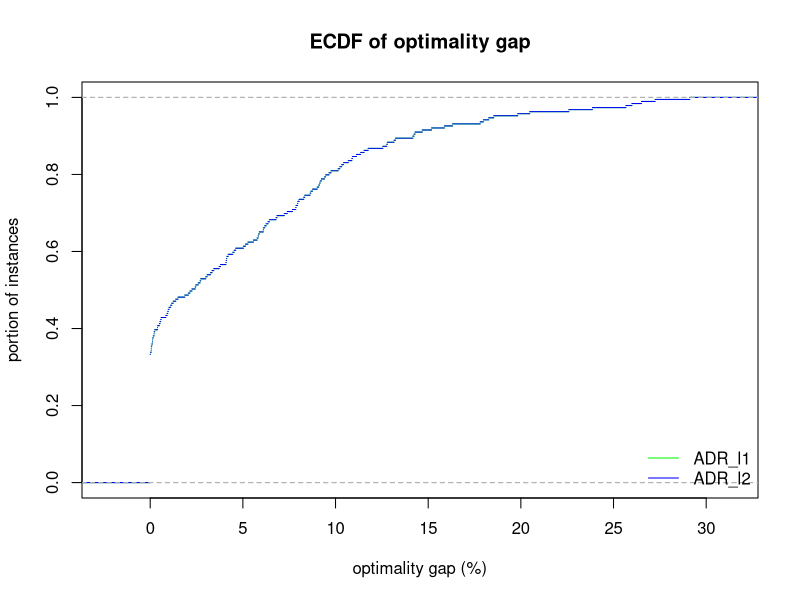
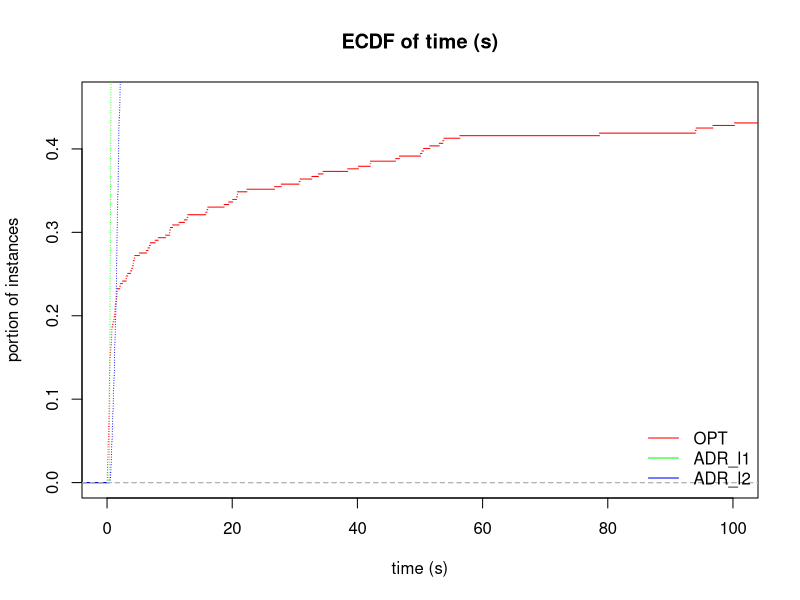
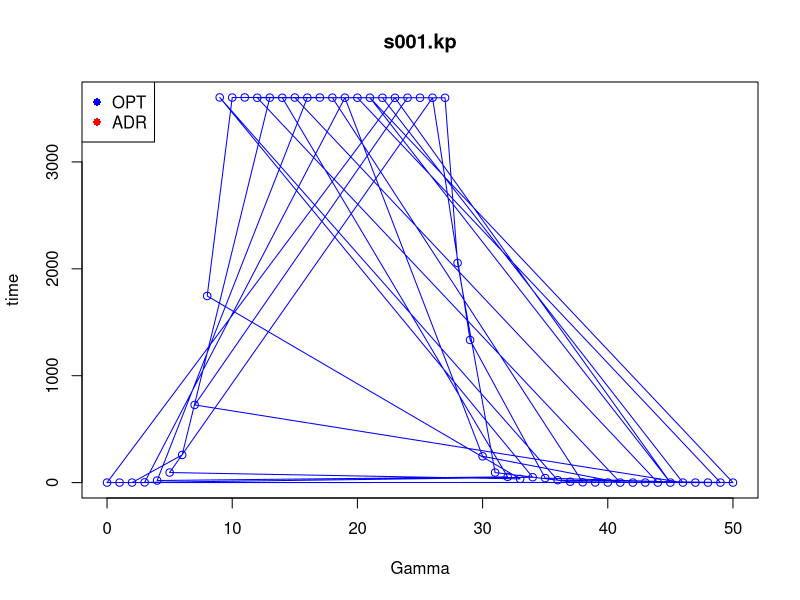
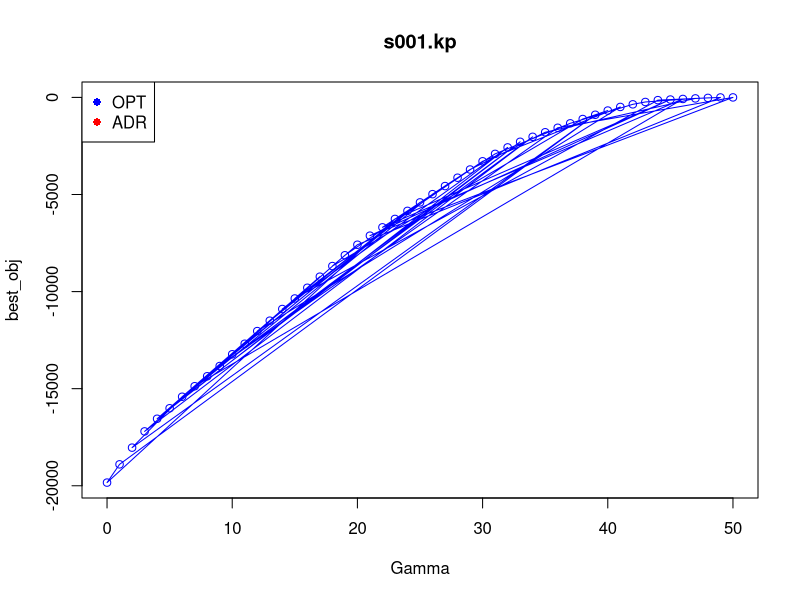
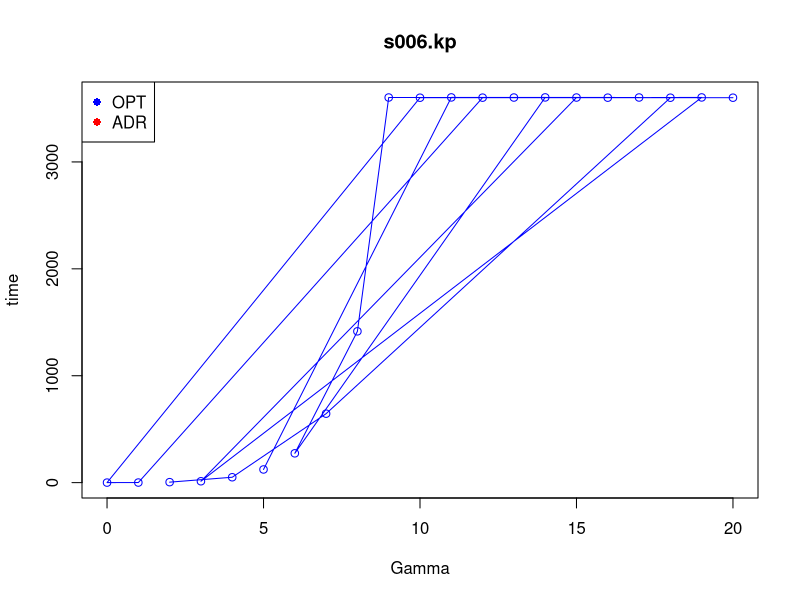
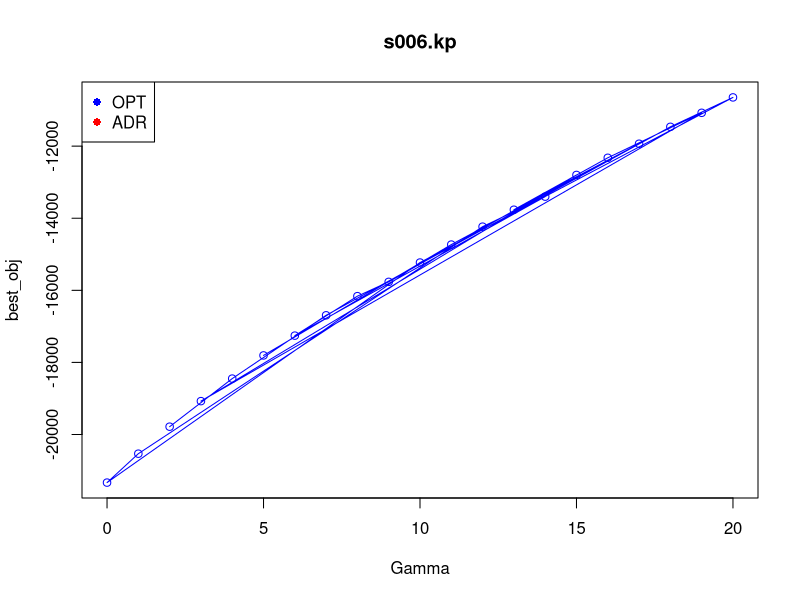
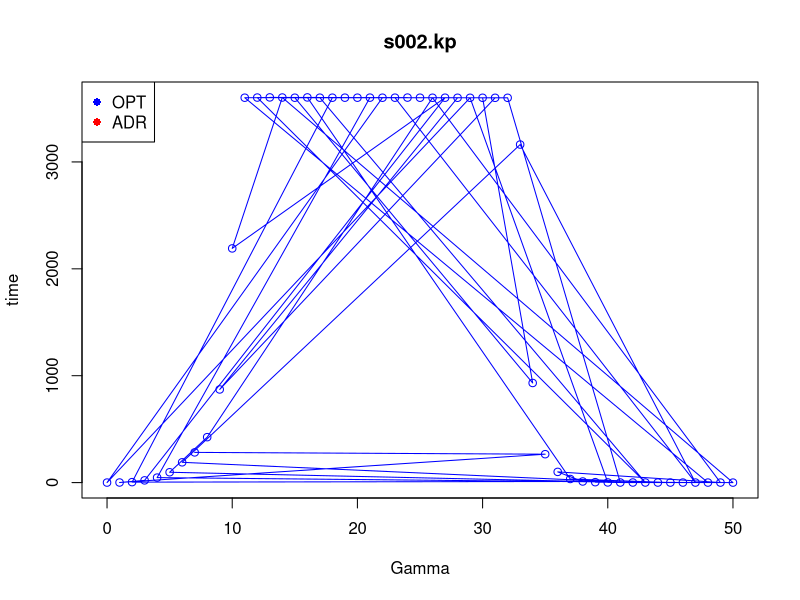
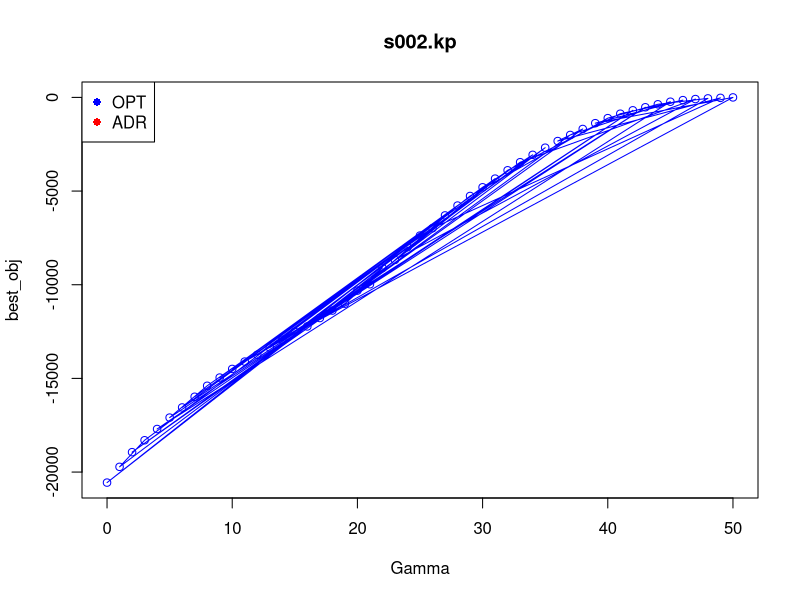

The R source for these figures, in order:
## ---- chunk 1
library(rmarkdown)
library(rmarkdown)
library(kableExtra)
library(tidyr)
## ---- chunk 2
results = read.csv("results.csv", header = FALSE)
colnames(results) = c("method", "Gamma", "best_obj", "status", "reason", "time", "instance")
## ---- chunk 3
methods = unique(results$method)
colors = rainbow(length(methods))
colors = as.data.frame(cbind(methods, colors))
## ---- chunk 4
paged_table(results)
## ---- chunk 5
gap = function(lb, ub) {
  return ( abs(lb - ub) / (1e-10 + abs(ub))  )
}

make_gap_table = function(dataset) {
  
    result = spread(dataset[,c("instance", "method", "Gamma", "best_obj")], key = method, value = best_obj);
    
    methods = unique(dataset$method)
    
    for (method in methods) {
      result[paste0("gap_OPT_",method)] = gap(result$OPT, result[,method]) * 100
    }
    
    return (result)
}

Table = make_gap_table(results)

paged_table(Table)
## ---- chunk 6
#knitr::kable(
#    Table,
#    digits = c(0, 0, matrix(2, nrow = ncol(Table) - 2))
#  ) %>%
#    kable_classic()
## ---- chunk 7
plot_gap = function(dataset, main = NULL, xlab = NULL, ylab = NULL) {
  
  methods = unique(dataset$method)
  methods = methods[methods != "OPT"]
  
  Table = make_gap_table(dataset)
  
  used_colors = NULL
  
  index = 0
  for (method in methods) {
    
    plot_function = if (index == 0 ) plot else lines
    
    current_color = colors[colors$methods == method ,"colors"]
    
    data = Table[,paste0("gap_OPT_",method)]
    
    plot_function(ecdf(data), col = current_color, lty = "solid", cex = 0, main = "", xlab = "", ylab = "", ylim = c(0, 1))
    
    used_colors = rbind(used_colors, current_color)
    
    index = index + 1
  }
  
  title(main = main,
      xlab = xlab,
      ylab = ylab)
  
  legend(
    "bottomright",
    legend = methods,
    lty = "solid",
    col = used_colors,
    bty = "n"
  )
  
}

plot_gap(results[results$time < 3600,], main = "ECDF of optimality gap", xlab = "optimality gap (%)", ylab = "portion of instances")
## ---- chunk 8
plot_times = function(dataset, main = NULL, xlab = NULL, ylab = NULL) {
  
    result = spread(dataset[,c("instance", "method", "Gamma", "time")], key = method, value = time);   
    
    methods = unique(dataset$method)
    
    used_colors = NULL
    
    index = 0
    for (method in methods) {
      
      plot_function = if (index == 0 ) plot else lines
      
      current_color = colors[colors$methods == method ,"colors"]
      
      plot_function(ecdf(result[,method]), col = current_color, lty = "solid", cex = 0, main = "", xlab = "", ylab = "", xlim = c(0, 100))
      
      used_colors = rbind(used_colors, current_color)
      
      index = index + 1
    }
    
    title(main = main,
        xlab = xlab,
        ylab = ylab)
    
    legend(
      "bottomright",
      legend = methods,
      lty = "solid",
      col = used_colors,
      bty = "n"
    )
    
}

plot_times(results, main = "ECDF of time (s)", xlab = "time (s)", ylab = "portion of instances")

## ---- chunk 9

plot_instance = function(instance, field) {
  
  dataset = results[results$instance == instance,]
  opt = dataset[dataset$method == "OPT",]
  adr = dataset[dataset$method == "ADR",]
  
  plot(opt$Gamma, opt[[field]], main = "", xlab = "", ylab = "", type = "o", col = "blue")
  points(adr$Gamma, adr[[field]], type = "o", col = "red")
  
  title(main = instance,
        xlab = "Gamma",
        ylab = field)
  
  legend("topleft", legend = c("OPT", "ADR"), col = c("blue", "red"), pch = 16)
  
}

for (instance in unique(results$instance)) {
  plot_instance(instance, "time");
  plot_instance(instance, "best_obj");
}
